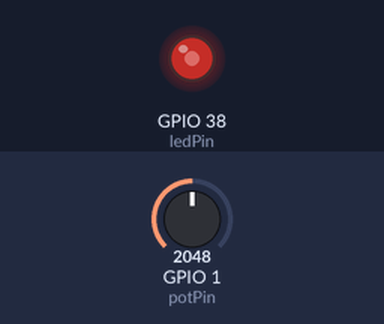
A program run on a simulated ESP32-S3. Shown: output pins drawn as LEDs (lit = HIGH). Inputs (shaded band) come from the test bench; at power-on: GPIO 1 (potPin) = 2048.

Above: at 1.2 s.
1.3 s: GPIO 1 (potPin) set to 2866
At 1.8 s:
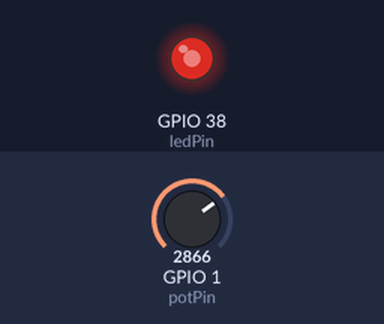
2.8 s: GPIO 1 (potPin) set to 3603
At 4.0 s:
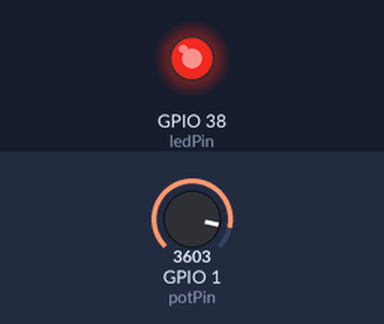
4.3 s: GPIO 1 (potPin) set to 491
At 5.4 s:
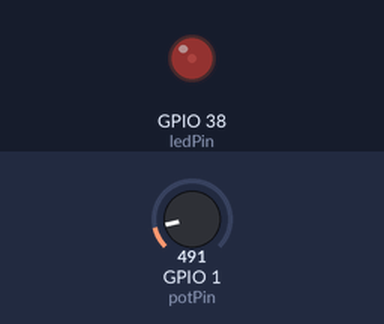
5.8 s: GPIO 1 (potPin) set to 0
At 6.7 s:
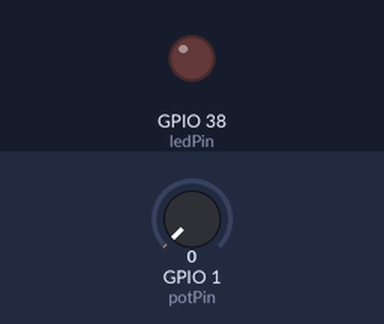
7.3 s: GPIO 1 (potPin) set to 2047
At 7.9 s:
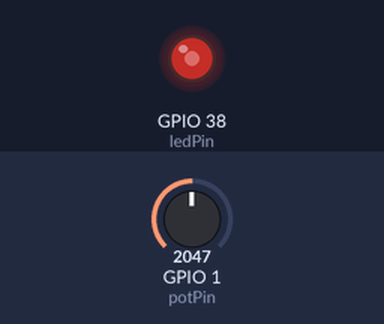
Timing chart, 0 to 9.8 s (numbered marks = the images above; inputs shaded):
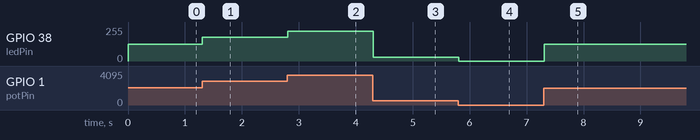

Measured:
- after the input at 1.3 s, GPIO 38 (ledPin): 127/255 → 177/255 at once
- after the input at 2.8 s, GPIO 38 (ledPin): 177/255 → 223/255 at once
- after the input at 4.3 s, GPIO 38 (ledPin): 223/255 → 30/255 at once
- after the input at 5.8 s, GPIO 38 (ledPin): 30/255 → 0/255 at once
- after the input at 7.3 s, GPIO 38 (ledPin): 0/255 → 127/255 at once

The program:

main.cpp
```cpp
#include <Arduino.h>

const int potPin = 1; // POT가 연결된 아날로그 핀 (A0)
const int ledPin = 38; // LED가 연결된 PWM 핀
const int freq = 5000; // PWM 주파수
const int resolution = 8; // PWM 해상도 (8비트)
const int ledChannel = 0; // PWM 채널

void setup() {
    Serial.begin(115200); // 시리얼 모니터 시작
    ledcSetup(ledChannel, freq, resolution); // PWM 채널 설정
    ledcAttachPin(ledPin, ledChannel); // 핀을 PWM 채널에 연결
}

void loop() {
    int potValue = analogRead(potPin); // POT 값 읽기 (0-4095)
    int pwmValue = map(potValue, 0, 4095, 0, 255); // 0-255 범위로 매핑
    ledcWrite(ledChannel, pwmValue); // PWM 신호로 LED 밝기 조절
    delay(100); // 100ms 대기
}
```
